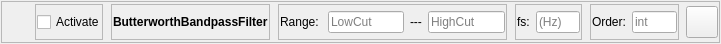
<?xml version="1.0" encoding="UTF-8"?>
<ui version="4.0">
 <class>topLevelForm</class>
 <widget class="QWidget" name="topLevelForm">
  <property name="geometry">
   <rect>
    <x>0</x>
    <y>0</y>
    <width>721</width>
    <height>44</height>
   </rect>
  </property>
  <property name="sizePolicy">
   <sizepolicy hsizetype="Preferred" vsizetype="Minimum">
    <horstretch>0</horstretch>
    <verstretch>0</verstretch>
   </sizepolicy>
  </property>
  <property name="maximumSize">
   <size>
    <width>800</width>
    <height>60</height>
   </size>
  </property>
  <property name="windowTitle">
   <string>Form</string>
  </property>
  <layout class="QVBoxLayout" name="verticalLayout">
   <property name="leftMargin">
    <number>1</number>
   </property>
   <property name="topMargin">
    <number>1</number>
   </property>
   <property name="rightMargin">
    <number>1</number>
   </property>
   <property name="bottomMargin">
    <number>1</number>
   </property>
   <item>
    <widget class="QFrame" name="frame_1">
     <property name="sizePolicy">
      <sizepolicy hsizetype="Preferred" vsizetype="Minimum">
       <horstretch>0</horstretch>
       <verstretch>0</verstretch>
      </sizepolicy>
     </property>
     <property name="frameShape">
      <enum>QFrame::StyledPanel</enum>
     </property>
     <property name="frameShadow">
      <enum>QFrame::Raised</enum>
     </property>
     <layout class="QHBoxLayout" name="horizontalLayout_12">
      <property name="leftMargin">
       <number>1</number>
      </property>
      <property name="topMargin">
       <number>1</number>
      </property>
      <property name="rightMargin">
       <number>1</number>
      </property>
      <property name="bottomMargin">
       <number>1</number>
      </property>
      <item>
       <widget class="QLabel" name="DataProcessorStateLabel">
        <property name="sizePolicy">
         <sizepolicy hsizetype="Fixed" vsizetype="Minimum">
          <horstretch>0</horstretch>
          <verstretch>0</verstretch>
         </sizepolicy>
        </property>
        <property name="minimumSize">
         <size>
          <width>25</width>
          <height>0</height>
         </size>
        </property>
        <property name="text">
         <string/>
        </property>
       </widget>
      </item>
      <item>
       <widget class="QWidget" name="ActivateCheckboxWidget" native="true">
        <property name="sizePolicy">
         <sizepolicy hsizetype="Fixed" vsizetype="Minimum">
          <horstretch>0</horstretch>
          <verstretch>0</verstretch>
         </sizepolicy>
        </property>
        <property name="minimumSize">
         <size>
          <width>70</width>
          <height>0</height>
         </size>
        </property>
        <layout class="QHBoxLayout" name="horizontalLayout_3">
         <property name="leftMargin">
          <number>1</number>
         </property>
         <property name="topMargin">
          <number>1</number>
         </property>
         <property name="rightMargin">
          <number>1</number>
         </property>
         <property name="bottomMargin">
          <number>1</number>
         </property>
         <item>
          <widget class="QFrame" name="frame">
           <property name="frameShape">
            <enum>QFrame::StyledPanel</enum>
           </property>
           <property name="frameShadow">
            <enum>QFrame::Raised</enum>
           </property>
           <layout class="QHBoxLayout" name="horizontalLayout_7">
            <property name="leftMargin">
             <number>1</number>
            </property>
            <property name="topMargin">
             <number>1</number>
            </property>
            <property name="rightMargin">
             <number>1</number>
            </property>
            <property name="bottomMargin">
             <number>1</number>
            </property>
            <item>
             <widget class="QCheckBox" name="ActivateDataProcessorCheckbox">
              <property name="text">
               <string>Activate</string>
              </property>
             </widget>
            </item>
           </layout>
          </widget>
         </item>
        </layout>
       </widget>
      </item>
      <item>
       <widget class="QWidget" name="dataProessorNameWidget" native="true">
        <property name="sizePolicy">
         <sizepolicy hsizetype="Fixed" vsizetype="Minimum">
          <horstretch>0</horstretch>
          <verstretch>0</verstretch>
         </sizepolicy>
        </property>
        <layout class="QHBoxLayout" name="horizontalLayout_2">
         <property name="leftMargin">
          <number>1</number>
         </property>
         <property name="topMargin">
          <number>1</number>
         </property>
         <property name="rightMargin">
          <number>1</number>
         </property>
         <property name="bottomMargin">
          <number>1</number>
         </property>
         <item>
          <widget class="QFrame" name="frame_2">
           <property name="frameShape">
            <enum>QFrame::StyledPanel</enum>
           </property>
           <property name="frameShadow">
            <enum>QFrame::Raised</enum>
           </property>
           <layout class="QHBoxLayout" name="horizontalLayout_4">
            <property name="leftMargin">
             <number>1</number>
            </property>
            <property name="topMargin">
             <number>1</number>
            </property>
            <property name="rightMargin">
             <number>1</number>
            </property>
            <property name="bottomMargin">
             <number>1</number>
            </property>
            <item>
             <widget class="QLabel" name="dataProcessorNameLabel">
              <property name="enabled">
               <bool>true</bool>
              </property>
              <property name="sizePolicy">
               <sizepolicy hsizetype="Expanding" vsizetype="Fixed">
                <horstretch>0</horstretch>
                <verstretch>0</verstretch>
               </sizepolicy>
              </property>
              <property name="minimumSize">
               <size>
                <width>0</width>
                <height>32</height>
               </size>
              </property>
              <property name="maximumSize">
               <size>
                <width>200</width>
                <height>32</height>
               </size>
              </property>
              <property name="font">
               <font>
                <bold>true</bold>
               </font>
              </property>
              <property name="text">
               <string>ButterworthBandpassFilter</string>
              </property>
             </widget>
            </item>
           </layout>
          </widget>
         </item>
        </layout>
       </widget>
      </item>
      <item>
       <widget class="QWidget" name="filterRangeWidget" native="true">
        <property name="sizePolicy">
         <sizepolicy hsizetype="Preferred" vsizetype="Minimum">
          <horstretch>0</horstretch>
          <verstretch>0</verstretch>
         </sizepolicy>
        </property>
        <layout class="QHBoxLayout" name="horizontalLayout_5">
         <property name="leftMargin">
          <number>1</number>
         </property>
         <property name="topMargin">
          <number>1</number>
         </property>
         <property name="rightMargin">
          <number>1</number>
         </property>
         <property name="bottomMargin">
          <number>1</number>
         </property>
         <item>
          <widget class="QFrame" name="frame_3">
           <property name="frameShape">
            <enum>QFrame::StyledPanel</enum>
           </property>
           <property name="frameShadow">
            <enum>QFrame::Raised</enum>
           </property>
           <layout class="QHBoxLayout" name="horizontalLayout_8">
            <property name="leftMargin">
             <number>1</number>
            </property>
            <property name="topMargin">
             <number>1</number>
            </property>
            <property name="rightMargin">
             <number>1</number>
            </property>
            <property name="bottomMargin">
             <number>1</number>
            </property>
            <item>
             <widget class="QLabel" name="rangeLable">
              <property name="text">
               <string>Range: </string>
              </property>
             </widget>
            </item>
            <item>
             <widget class="QLineEdit" name="lowCutLineEdit">
              <property name="inputMask">
               <string/>
              </property>
              <property name="text">
               <string/>
              </property>
              <property name="placeholderText">
               <string>LowCut</string>
              </property>
             </widget>
            </item>
            <item>
             <widget class="QLabel" name="dash">
              <property name="text">
               <string>---</string>
              </property>
             </widget>
            </item>
            <item>
             <widget class="QLineEdit" name="highCutLineEdit">
              <property name="inputMask">
               <string/>
              </property>
              <property name="text">
               <string/>
              </property>
              <property name="placeholderText">
               <string>HighCut</string>
              </property>
             </widget>
            </item>
           </layout>
          </widget>
         </item>
        </layout>
       </widget>
      </item>
      <item>
       <widget class="QWidget" name="fsWidget" native="true">
        <property name="sizePolicy">
         <sizepolicy hsizetype="Preferred" vsizetype="Minimum">
          <horstretch>0</horstretch>
          <verstretch>0</verstretch>
         </sizepolicy>
        </property>
        <layout class="QHBoxLayout" name="horizontalLayout_6">
         <property name="leftMargin">
          <number>1</number>
         </property>
         <property name="topMargin">
          <number>1</number>
         </property>
         <property name="rightMargin">
          <number>1</number>
         </property>
         <property name="bottomMargin">
          <number>1</number>
         </property>
         <item>
          <widget class="QFrame" name="frame_4">
           <property name="frameShape">
            <enum>QFrame::StyledPanel</enum>
           </property>
           <property name="frameShadow">
            <enum>QFrame::Raised</enum>
           </property>
           <layout class="QHBoxLayout" name="horizontalLayout">
            <property name="leftMargin">
             <number>1</number>
            </property>
            <property name="topMargin">
             <number>1</number>
            </property>
            <property name="rightMargin">
             <number>1</number>
            </property>
            <property name="bottomMargin">
             <number>1</number>
            </property>
            <item>
             <widget class="QLabel" name="fsLabel">
              <property name="text">
               <string>fs:</string>
              </property>
             </widget>
            </item>
            <item>
             <widget class="QLineEdit" name="fsLineEdit">
              <property name="text">
               <string/>
              </property>
              <property name="placeholderText">
               <string>(Hz)</string>
              </property>
             </widget>
            </item>
           </layout>
          </widget>
         </item>
        </layout>
       </widget>
      </item>
      <item>
       <widget class="QWidget" name="orderWidget" native="true">
        <property name="sizePolicy">
         <sizepolicy hsizetype="Preferred" vsizetype="Minimum">
          <horstretch>0</horstretch>
          <verstretch>0</verstretch>
         </sizepolicy>
        </property>
        <layout class="QHBoxLayout" name="horizontalLayout_11">
         <property name="leftMargin">
          <number>1</number>
         </property>
         <property name="topMargin">
          <number>1</number>
         </property>
         <property name="rightMargin">
          <number>1</number>
         </property>
         <property name="bottomMargin">
          <number>1</number>
         </property>
         <item>
          <widget class="QFrame" name="frame_5">
           <property name="frameShape">
            <enum>QFrame::StyledPanel</enum>
           </property>
           <property name="frameShadow">
            <enum>QFrame::Raised</enum>
           </property>
           <layout class="QHBoxLayout" name="horizontalLayout_9">
            <property name="leftMargin">
             <number>1</number>
            </property>
            <property name="topMargin">
             <number>1</number>
            </property>
            <property name="rightMargin">
             <number>1</number>
            </property>
            <property name="bottomMargin">
             <number>1</number>
            </property>
            <item>
             <widget class="QLabel" name="orderLabel">
              <property name="text">
               <string>Order:</string>
              </property>
             </widget>
            </item>
            <item>
             <widget class="QLineEdit" name="orderLineEdit">
              <property name="text">
               <string/>
              </property>
              <property name="placeholderText">
               <string>int</string>
              </property>
             </widget>
            </item>
           </layout>
          </widget>
         </item>
        </layout>
       </widget>
      </item>
      <item>
       <widget class="QPushButton" name="removeDataProcessorBtn">
        <property name="sizePolicy">
         <sizepolicy hsizetype="Fixed" vsizetype="Minimum">
          <horstretch>0</horstretch>
          <verstretch>0</verstretch>
         </sizepolicy>
        </property>
        <property name="minimumSize">
         <size>
          <width>32</width>
          <height>32</height>
         </size>
        </property>
        <property name="maximumSize">
         <size>
          <width>32</width>
          <height>32</height>
         </size>
        </property>
        <property name="text">
         <string/>
        </property>
       </widget>
      </item>
     </layout>
    </widget>
   </item>
  </layout>
 </widget>
 <resources/>
 <connections/>
</ui>
